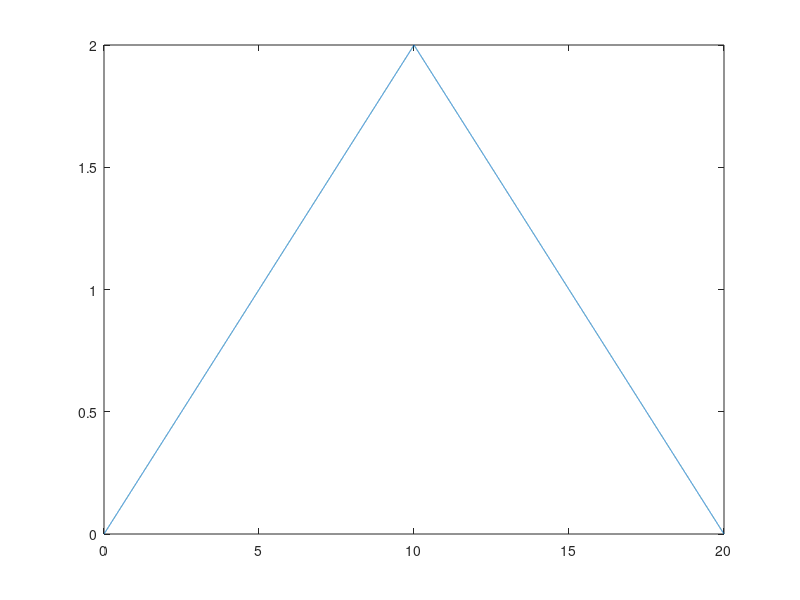

Here is the MATLAB script that generated this plot:
%% UGV trajectory generation
% always start from [0 0 0]

% Experimental time [s]
T = 20;
Ts = 1e-3;

% %% x, y trajectories and theta angles to track
% trajectory.signals.values = zeros(T/Ts,2);
% trajectory.signals.dimensions = 2;
% trajectory.time = zeros(T/Ts,1);
% 
% heading.signals.values = zeros(T/Ts,1);
% heading.signals.dimensions = 1;
% heading.time = zeros(T/Ts,1);
% m = 0.5;
% 
% for i = 0:(T/Ts-1)
%     trajectory.signals.values(i+1,:) = [Ts*i, m*Ts*i];
%     heading.signals.values(i+1,:) = atan(m);
%     trajectory.time(i+1) = Ts*i;
% end
% 
% heading.time = trajectory.time;

%% linear and angular desired velocities
w_ref.signals.values = zeros(T/Ts,1);
w_ref.signals.dimensions = 1;
w_ref.time = zeros(T/Ts,1);

v_ref.signals.values = zeros(T/Ts,1);
v_ref.signals.dimensions = 1;
v_ref.time = zeros(T/Ts,1);

for i = 1:(T/Ts-1)
    if (i < T/(2*Ts))
        w_ref.signals.values(i+1) = 0.2;
    else
        w_ref.signals.values(i+1) = -0.2;
    end
    v_ref.signals.values(i+1) = 1;
    w_ref.time(i+1) = Ts*i;
end
v_ref.time = w_ref.time;

% obtain the trajectory in x,y,theta
pos_trajectory.signals.values = zeros(T/Ts,2);
head_trajectory.signals.values = zeros(T/Ts,1);
pos_trajectory.signals.dimensions = 2;
head_trajectory.signals.dimensions = 1;
pos_trajectory.time = v_ref.time;
head_trajectory.time = v_ref.time;

for i = 1:(T/Ts-1)
    head_trajectory.signals.values(i+1,1) = head_trajectory.signals.values(i,1) + w_ref.signals.values(i)*Ts;  % theta
    pos_trajectory.signals.values(i+1,1) = pos_trajectory.signals.values(i,1) + v_ref.signals.values(i)*cos(head_trajectory.signals.values(i,1))*Ts;  % x
    pos_trajectory.signals.values(i+1,2) = pos_trajectory.signals.values(i,2) + v_ref.signals.values(i)*sin(head_trajectory.signals.values(i,1))*Ts;  % x
end

plot(head_trajectory.time, head_trajectory.signals.values)